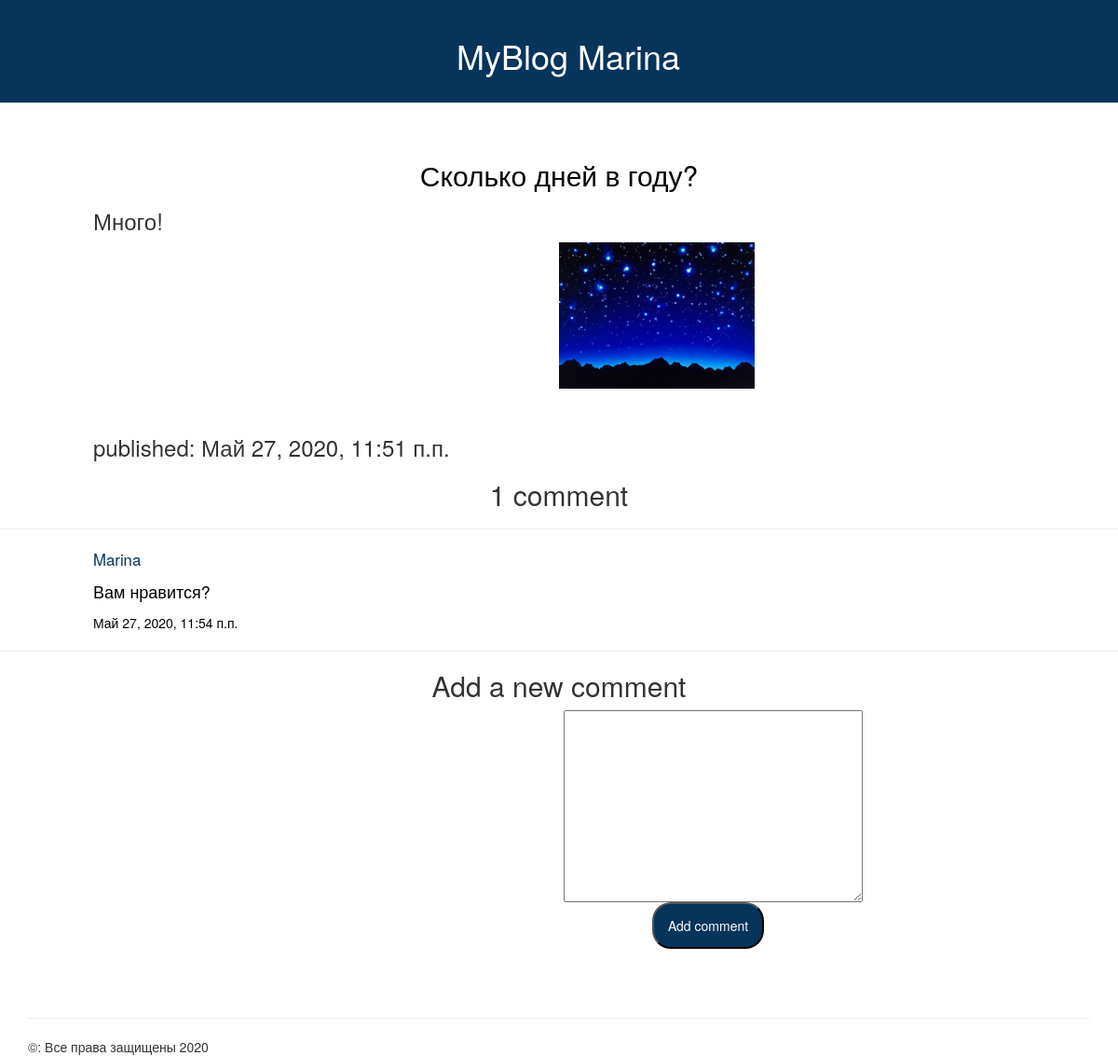
Page /post/2/ (signed in) on the committed database.
### blog/models.py (models this page shows, shortened)
class Post(models.Model):
    author = models.ForeignKey(settings.AUTH_USER_MODEL, on_delete=models.CASCADE)
    title = models.CharField(max_length=200)
    text = models.TextField()
    created_date = models.DateTimeField(default=timezone.now)
    published_date = models.DateTimeField(blank=True, null=True)
    image = models.OneToOneField(Post_Image, on_delete=models.CASCADE, null=True)

class Post_Image(models.Model):
    image = models.ImageField(upload_to='images/', blank=True, null=True)

class Comment(models.Model):
    post = models.ForeignKey(Post, related_name='comments', on_delete=models.CASCADE, blank=True, null=True)
    author = models.ForeignKey(settings.AUTH_USER_MODEL, related_name='comments', on_delete=models.CASCADE, blank=True, null=True)
    text = models.TextField()
    published_date = models.DateTimeField(blank=True, null=True)
    status = models.BooleanField(default=True)

### blog/views.py (the view)
# urls.py: path('post/<int:pk>/', views.post_detail, name='post_detail'),
def post_detail(request, pk):
    logger.info('post')
    post = Post.objects.get(pk=pk)
    comments = post.comments.filter(status=True)
    if request.method == 'POST':
        comment_form = CommentForm(data=request.POST)
        if comment_form.is_valid():
            new_comment = comment_form.save(commit=False)
            new_comment.author = request.user
            new_comment.published_date = timezone.now()
            new_comment.post = post
            new_comment.save()
            comment_form = CommentForm()
    else:
        comment_form = CommentForm()
    return render(request,
                  'blog/post_detail.html',
                  {'post': post,
                   'comments': comments,
                   'comment_form': comment_form})

### blog/forms.py
class CommentForm(forms.ModelForm):
    class Meta:
        model = Comment
        fields = ['text']

### blog/templates/blog/post_detail.html (shortened to what this page needs)
{% extends 'blog/bottom.html' %}
{% block content %}
    <div class="post">
        <br>
        <h2><a href="{% url 'post_detail' pk=post.pk %}">{{ post.title }}</a></h2>
        <h3><b>{{ post.text|linebreaksbr }}</b></h3>
        <h4><img src="{{ post.image.image.url }}" class="img-responsive" style="width: 35%;"/></h4>
        <br>
        <h3><c>published: {{ post.published_date }} </c></h3>
    </div>
    {% with comments.count as total_comments %}
    <h2>
        {{ total_comments }} comment{{ total_comments|pluralize }}
    </h2>
    {% endwith %}
    {% for comment in comments %}
        <div class="comment">
            <div>
                <hr>
                <p class="info" style="color: #06345B; font-size: larger; margin-left: 100px">
                    {{ comment.author }}
                    <br>
                </p>
                <p class="info" style="color: black; font-size: large; margin-left: 100px">
                    {{ comment.text }}
                </p>
                <p class="info" style="color: black; margin-left: 100px">
                    {{ comment.published_date }}
                </p>
                <hr>
            </div>
        </div>
    {% empty %}
        <p>There are no comments yet.</p>
    {% endfor %}
    {% if new_comment %}
        <h2>Your comment has been added.</h2>
    {% else %}
        <h2>Add a new comment</h2>
        <form action="." method="post">
            <div style="margin-left: 605px">
                {{ comment_form.text }}
            </div>
            <div style="margin-left: 700px">
                <p><input type="submit" style="color: #FFFFFF; background-color: #06345B; height: 50px; width: 120px;border-radius: 20px" value="Add comment"></p>
            </div>
        </form>
    {% endif %}
{% endblock %}

### blog/templates/blog/bottom.html (shortened to what this page needs)
{% load static %}
<html>
    <head>
        <link rel="stylesheet" href="//maxcdn.bootstrapcdn.com/bootstrap/3.2.0/css/bootstrap.min.css">
        <link rel="stylesheet" href="//maxcdn.bootstrapcdn.com/bootstrap/3.2.0/css/bootstrap-theme.min.css">
        <link rel="stylesheet" href="{% static 'blog/css/blog.css' %}">
    </head>
    <body>
        <div class="page-header">
            <h1>
                <a>MyBlog</a>
                <a>{{ request.user }}</a>
            </h1>
        </div>
        {% block content %}
        {% endblock %}
        <div class="container">
            <br><br>
            <hr/>
            &copy: Все права защищены 2020
        </div>
    </body>
</html>

### blog/static/blog/css/blog.css (style rules this page uses)
h1 a { color: #FFFFFF; }
h2 a { color: black; }
h3 b { font-weight: lighter; }
p { color: #FFFFFF; font-family: "Helvetica Neue", Helvetica, Arial, sans-serif; }
body h3 { padding-left: 100px; padding-right: 100px; }
body h4 { padding-left: 600px; }
.page-header { background-color: #06345B; color: #FFFFFF; margin-top: 0; padding: 20px 20px 20px 40px; }

### blog/templates/blog/bottom.html (style rules this page uses)
h1 { text-align: center; }
h2 { text-align: center; }

### rows in the picture
Post: title "Сколько дней в году?", text "Много!", image.image (picture), published_date "Май 27, 2020, 11:51 п.п."
Comment: author "Marina", text "Вам нравится?", published_date "Май 27, 2020, 11:54 п.п."

### other values in the picture
{{ request.user }} "Marina"
{{ total_comments }} "1"
